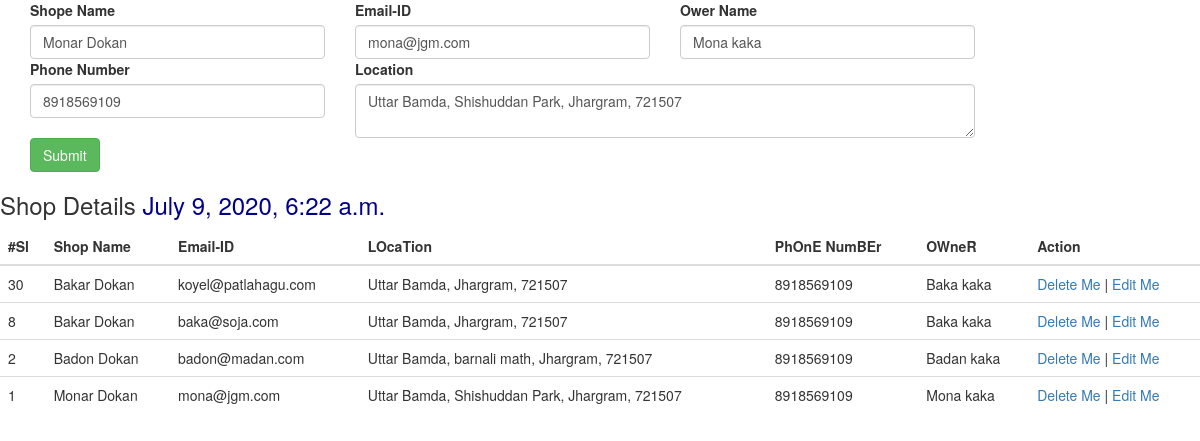
/myapp1/hello/1/edit, run on the app's committed database.
### myapp1/models.py (models this page shows)
class MyShop(models.Model):
    shop_name = models.CharField(max_length=100)
    shop_email = models.EmailField(max_length=100)
    shop_location = models.TextField()
    shop_phono = models.IntegerField(null=False, blank=False)
    shop_ownner = models.CharField(max_length=100, null=False, blank=False)
    created_at = models.DateTimeField(auto_now=True)
    updated_at = models.DateTimeField(auto_now_add=True)
    class Meta:
        db_table = "ShopDetail"

### myapp1/views.py (the view)
def hello_single(request, id):
    today_time = datetime.datetime.now()
    row = get_object_or_404(MyShop, id = id)
    obj = {"edit": 1, "editval": row, "shopdetails": MyShop.objects.all().order_by('-id'), "datetime": today_time}
    template = loader.get_template('hello.html')
    return HttpResponse(template.render(obj))

### myapp1/templates/hello.html (shortened to what this page needs)
{% extends "layout/layout.html" %}
    {% block content %}
        {% if edit == 1 %}
        <div class="container">
            <form method="post" action="{% url 'shop-update' editval.id %}">
                <div class="row">
                    <div class="col-md-10">
                        <div class="row">
                            <div class="col-md-4">
                                <label for="">Shope Name</label>
                                <input type="text" name="shopname" value="{% if edit == 1 %}{{editval.shop_name}}{% endif %}" id="shopname" class="form-control" placeholder="Shop Name">
                            </div>
                            <div class="col-md-4">
                                <label for="">Email-ID</label>
                                <input type="email" name="emailid" value="{% if edit == 1 %}{{editval.shop_email}}{% endif %}" id="emailid" class="form-control" placeholder="example@yopmail.com">
                            </div>
                            <div class="col-md-4">
                                <label for="">Ower Name</label>
                                <input type="text" name="owername" value="{% if edit == 1 %}{{editval.shop_ownner}}{% endif %}" id="owername" class="form-control" placeholder="Owner Name">
                            </div>
                        </div>
                    </div>
                </div>
                <div class="row">
                    <div class="col-md-10">
                        <div class="row">
                            <div class="col-md-4">
                                <label for="">Phone Number</label>
                                <input type="number" name="phoneno" value="{% if edit == 1 %}{{editval.shop_phono}}{% endif %}" id="phoneno" class="form-control" placeholder="Enter Phone NUmber">
                            </div>
                            <div class="col-md-8">
                                <label for="">Location</label>
                                <textarea name="location" id="location"value="{% if edit == 1 %}{{editval.shop_location}}{% endif %}"class="form-control" placeholder="Enter Your Full LOcation">{% if edit == 1 %}{{editval.shop_location}}{% endif %}</textarea>
                            </div>
                        </div>
                    </div>
                </div>
                <div class="row">
                    <div class="col-md-12 text-left">
                        <button type="submit" class="btn btn-success">Submit</button>
                    </div>
                </div>
            </form>
        </div>
        {% endif %}
        <h3>Shop Details  <span style="color:darkblue">{{datetime}}</span></h3>
        <table style="border: darkred;" class="table table-hover table-border">
            <thead>
                <tr>
                    <th>#Sl</th>
                    <th>Shop Name</th>
                    <th>Email-ID</th>
                    <th>LOcaTion</th>
                    <th>PhOnE NumBEr</th>
                    <th>OWneR</th>
                    <th>Action</th>
                </tr>
            </thead>
            <tbody>
                {% for sd in shopdetails %}
                <tr>
                    <td>{{sd.id}}</td>
                    <td>{{sd.shop_name}}</td>
                    <td>{{sd.shop_email}}</td>
                    <td>{{sd.shop_location}}</td>
                    <td>{{sd.shop_phono}}</td>
                    <td>{{sd.shop_ownner}}</td>
                    <td>
                        <a href="{% url 'shop-delete' id=sd.id %}">Delete Me</a> |
                        <a href="{% url 'single-shop' id=sd.id %}">Edit Me</a>
                    </td>
                </tr>
                {% endfor %}
            </tbody>
        </table>
    {% endblock %}

### data on the page
MyShop: shopname "Monar Dokan", emailid "mona@jgm.com", owername "Mona kaka", phoneno "8918569109", location "Uttar Bamda, Shishuddan Park, Jhargram, 721507", id "1", shop_name "Monar Dokan", shop_email "mona@jgm.com", shop_location "Uttar Bamda, Shishuddan Park, Jhargram, 721507", shop_phono "8918569109", shop_ownner "Mona kaka"
MyShop: id "30", shop_name "Bakar Dokan", shop_email "koyel@patlahagu.com", shop_location "Uttar Bamda, Jhargram, 721507", shop_phono "8918569109", shop_ownner "Baka kaka"
MyShop: id "8", shop_name "Bakar Dokan", shop_email "baka@soja.com", shop_location "Uttar Bamda, Jhargram, 721507", shop_phono "8918569109", shop_ownner "Baka kaka"
MyShop: id "2", shop_name "Badon Dokan", shop_email "badon@madan.com", shop_location "Uttar Bamda, barnali math, Jhargram, 721507", shop_phono "8918569109", shop_ownner "Badan kaka"
